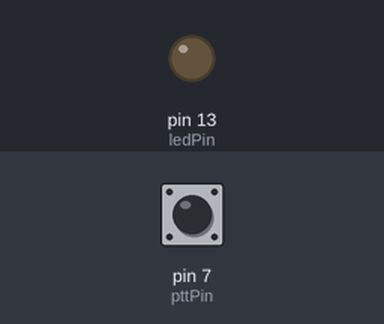
This sketch was run on a simulated Arduino Uno, built with avr-gcc and run on an emulated ATmega328P. Shown: output pins drawn as LEDs (lit = HIGH). Inputs (shaded band) come from the test bench; at power-on: pin 7 (pttPin) HIGH.

Above: at 1.2 s.
1.3 s: pin 7 (pttPin) pulled LOW for 0.15 s
At 1.37 s:
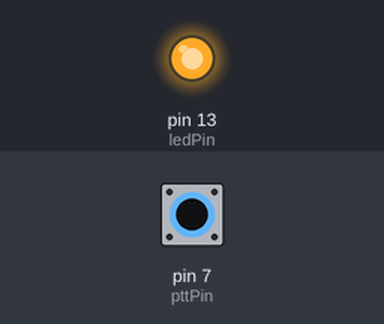
2.9 s: pin 7 (pttPin) pulled LOW for 3.2 s
At 6.6 s:
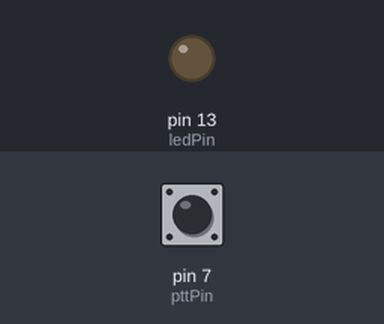
Timing chart, 0 to 8.1 s (numbered marks = the images above; inputs shaded):
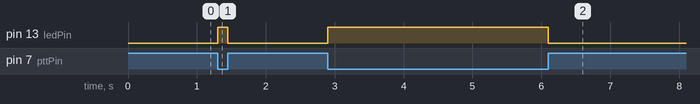

The sketch:

sketch_AnyTone_PTT_v4.ino
```cpp
// Translate PTT from an input pin to serial data for AnyTone AT-779UV Transceiver
// Use LED on board as a 'Tally light' for the PTT state

// Based on info in https://melik.cz/posts/sstv-first-steps/
// Serial Port config is 115200 Baud, 8 bits data frame, 1 stop bit, No Parity with no flow control
// PTT activate:   0x41 0x01 0x00 0x00 0x00 0x00 0x00 0x06
// PTT deactivate: 0x41 0x00 0x00 0x00 0x00 0x00 0x00 0x06
// also needs 0x60 to be sent as keepalive after PTT activated to avoid 5 sec timeout

#include <Arduino.h>
#include <SoftwareSerial.h>

// Define the pins for Serial Port use (Rx, Tx)
SoftwareSerial anytoneSerial(10, 3);

// Declarations for AnyTone Command Strings
byte PTT_ON[]        = {0x41, 0x01, 0x00, 0x00, 0x00, 0x00, 0x00, 0x06};
byte PTT_OFF[]       = {0x41, 0x00, 0x00, 0x00, 0x00, 0x00, 0x00, 0x06};
byte PTT_KEEPALIVE[] = {0x06};

int sleepTime = 50;              // sleep delay for loop in ms
int keepaliveTime = 2;           // time between keepalive messages in seconds
int counter = 1;                 // initialize the counter at one
int countMax = (keepaliveTime * 1000) / sleepTime; // Max value for counter before keepalive is sent
int pttPin = 7;                  // PTT line uses digital pin 7
int ledPin = 13;                 // LED conected to pin 13
bool pttState;                   // state of PTT line
bool lastPttState = true;        // init PTT state (true = off)

void setup() {
  pinMode(pttPin, INPUT_PULLUP); // Configure digital pin as input for PTT (active low)
  pinMode(ledPin, OUTPUT);       // Configure digital pin as an output for LED
  digitalWrite(ledPin, LOW);     // Set the inital LED state to off
  anytoneSerial.begin(115200);
}

// Macro to compute size of a byte array
#define ARRAY_SIZE(arr) (sizeof(arr) / sizeof(arr[0]))

// function to write byte array to Serial
void writeSer(byte* data, int size) {
  for (int i = 0; i < size; i++) {
    anytoneSerial.write(data[i]);
  }
}

void loop() {
   // read the state of the PTT input pin
   // It is Active Low so will be value of FALSE or 0 when active and TRUE or 1 when inactive
   pttState = digitalRead(pttPin);

  // Test to see if the state of the PTT input has changed
  if (pttState != lastPttState) {
    // handle the PTT state change
    if (pttState == false){
        writeSer(PTT_ON, ARRAY_SIZE(PTT_ON));
        digitalWrite(ledPin, HIGH); // sets the LED on
      } else {
        writeSer(PTT_OFF, ARRAY_SIZE(PTT_OFF));
        digitalWrite(ledPin, LOW); // sets the LED off
      }
    // update the state tracking variable
    lastPttState = pttState;
  } else {
    // was previous state PTT active ?
    if(pttState == false) {
    // decide if we need to send a keepalive
      if(counter == countMax) {
        // send a keepalive and reset the counter
        writeSer(PTT_KEEPALIVE, ARRAY_SIZE(PTT_KEEPALIVE));
        // Reset the counter
        counter = 1;
      } else {
        // sleep and increment the counter
        delay(sleepTime);
        counter++;
      }

    } else {
      // make sure the counter is reset
      counter = 1;
    }
    // update the state tracking variable
    lastPttState = pttState;
  }
}
```

Measured:
- after the input at 1.3 s, pin 13 (ledPin): LOW → HIGH at once, → LOW 0.15 s later
- after the input at 2.9 s, pin 13 (ledPin): LOW → HIGH at once, → LOW 3.2 s later
